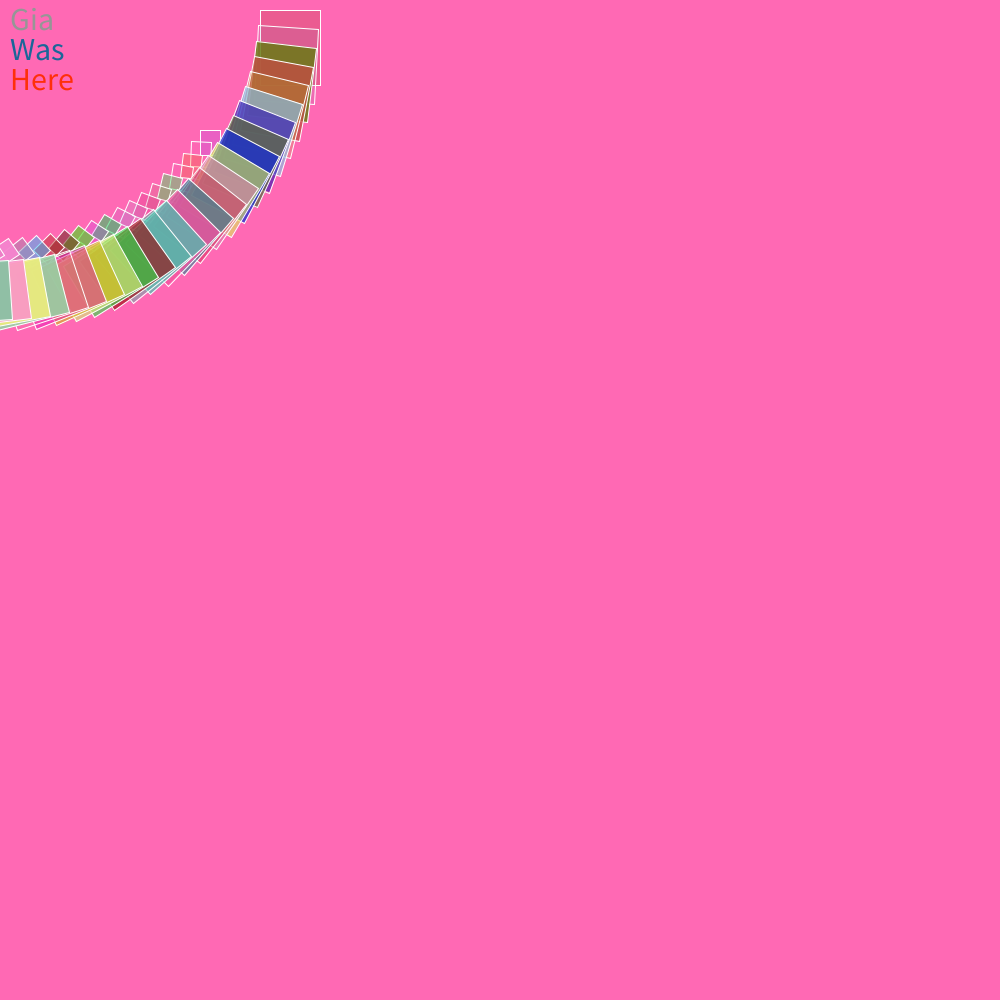
Frame 1 (no input)
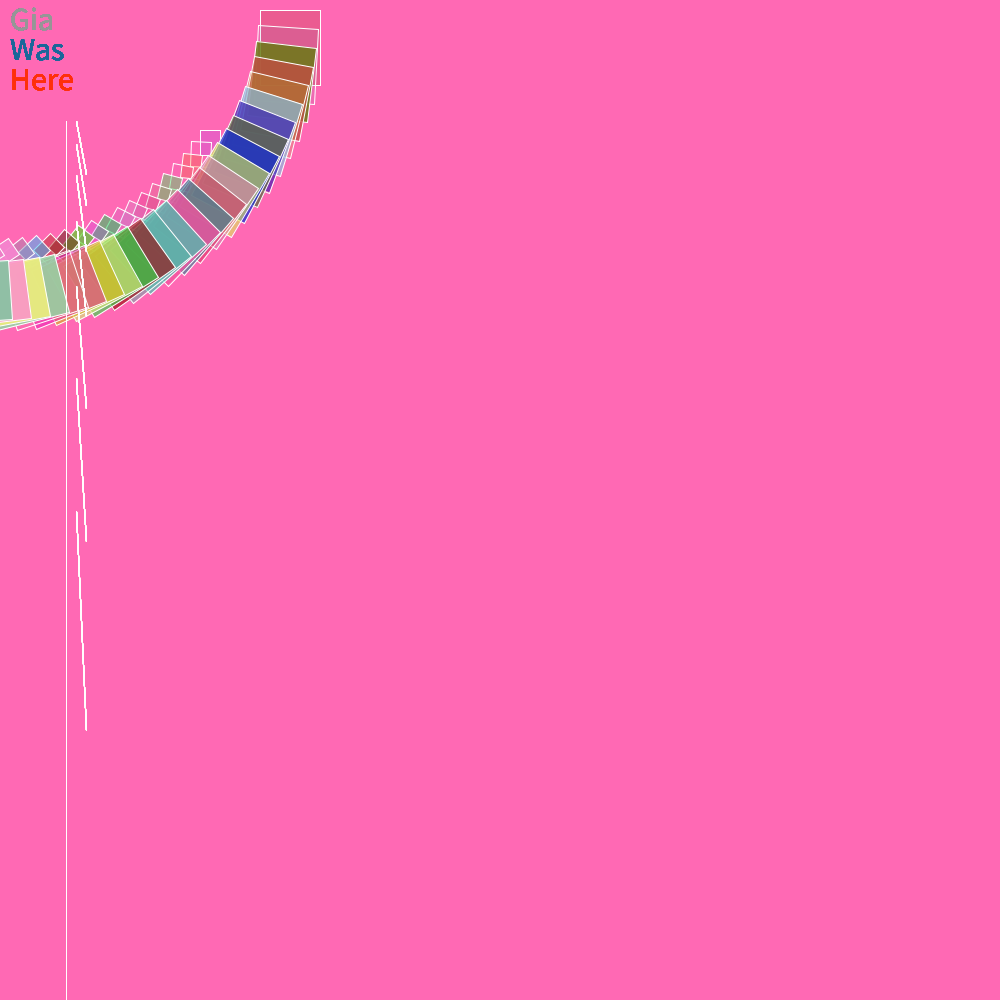
Frame 60 (the mouse pressed at the canvas centre just before this capture)
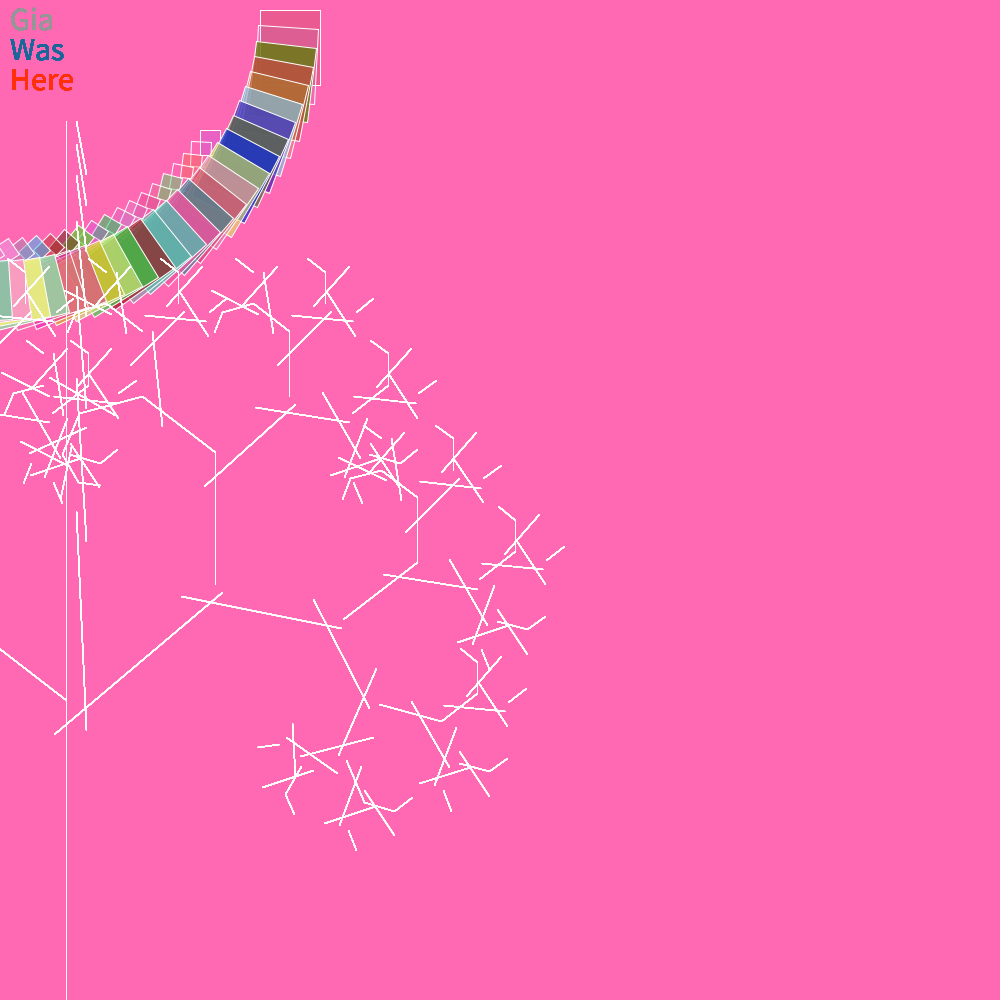
Frame 120 (the mouse held since frame 60 and released just before this capture)

The Processing sketch that drew these frames (run headless with seeded random() and noise(); from frame 60 on, the mouse is pressed at the canvas centre):

// Processing sketch: Midterm_project
// ── Midterm_project.pde
 
float theta;   
float c = 0;


void setup() {
  
  
  
  fill(200);
  size(1000, 1000);
stroke(255);
frameRate(100);
  background(255,105,180);


}


int value = 0;
void draw() {
  


  
 
  

   fill(150);
stroke(204, 202, 49);
colorMode(RGB, 255);
  frameRate(20);
  stroke(255);


  if (value == 0) {
    value = 255;
  } else {
    value = 0;
  }
  

  textSize(32);
text("Gia", 10, 30); 
fill(27, 102, 153);
text("Was", 10, 60);
fill(255, 47, 10);
text("Here", 10, 90);




while(c < 200) {
  fill( random(255), random(255), random(255), random(255));
  rect(200,130,20, 25);

  fill( random(255), random(255), random(255), random(255));
  rect(260,10,60, 75);

  rotate(0.06);
  c = c + 4;
}

  //I tried to incorporate a few different concepts I learned so far. I know this may not be the most beautiful, but it does employ a lot of techniques I have been learning!
  
 
  float a = (mouseX / (float) width) * 105f;

  theta = radians(a);

  translate(width/15,height);
  
//make line


  line(0,0,0,-530);

  translate(0,-300);

  branch(270);
  

}

void branch(float h) {
 
  h *= 0.70;
  

  if (h > 20) {
    pushMatrix();    
    rotate(theta);   
    line(20, 30, 10, -h);  
    translate(0, -h); 
    branch(h);       
    popMatrix();     
  
    pushMatrix();
    rotate(-theta);
    line(0, 0, 0, -h);
    translate(0, -h);
    branch(h);
    popMatrix();
  }
}
